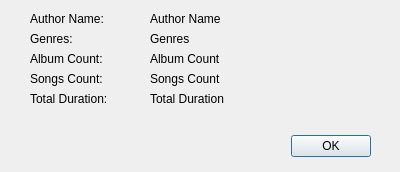
<?xml version="1.0" encoding="UTF-8"?>
<ui version="4.0">
 <class>AuthorDescriber</class>
 <widget class="QDialog" name="AuthorDescriber">
  <property name="geometry">
   <rect>
    <x>0</x>
    <y>0</y>
    <width>400</width>
    <height>172</height>
   </rect>
  </property>
  <property name="windowTitle">
   <string>Author Information</string>
  </property>
  <widget class="QDialogButtonBox" name="buttonBox">
   <property name="geometry">
    <rect>
     <x>30</x>
     <y>130</y>
     <width>341</width>
     <height>32</height>
    </rect>
   </property>
   <property name="orientation">
    <enum>Qt::Horizontal</enum>
   </property>
   <property name="standardButtons">
    <set>QDialogButtonBox::Ok</set>
   </property>
  </widget>
  <widget class="QLabel" name="label">
   <property name="geometry">
    <rect>
     <x>30</x>
     <y>10</y>
     <width>111</width>
     <height>17</height>
    </rect>
   </property>
   <property name="text">
    <string>Author Name:</string>
   </property>
  </widget>
  <widget class="QLabel" name="label_2">
   <property name="geometry">
    <rect>
     <x>30</x>
     <y>30</y>
     <width>111</width>
     <height>17</height>
    </rect>
   </property>
   <property name="text">
    <string>Genres: </string>
   </property>
  </widget>
  <widget class="QLabel" name="label_3">
   <property name="geometry">
    <rect>
     <x>30</x>
     <y>50</y>
     <width>111</width>
     <height>17</height>
    </rect>
   </property>
   <property name="text">
    <string>Album Count:</string>
   </property>
  </widget>
  <widget class="QLabel" name="label_4">
   <property name="geometry">
    <rect>
     <x>30</x>
     <y>70</y>
     <width>111</width>
     <height>17</height>
    </rect>
   </property>
   <property name="text">
    <string>Songs Count:</string>
   </property>
  </widget>
  <widget class="QLabel" name="label_5">
   <property name="geometry">
    <rect>
     <x>30</x>
     <y>90</y>
     <width>111</width>
     <height>17</height>
    </rect>
   </property>
   <property name="text">
    <string>Total Duration: </string>
   </property>
  </widget>
  <widget class="QLabel" name="authorName">
   <property name="geometry">
    <rect>
     <x>150</x>
     <y>10</y>
     <width>241</width>
     <height>17</height>
    </rect>
   </property>
   <property name="text">
    <string>Author Name</string>
   </property>
  </widget>
  <widget class="QLabel" name="genres">
   <property name="geometry">
    <rect>
     <x>150</x>
     <y>30</y>
     <width>241</width>
     <height>17</height>
    </rect>
   </property>
   <property name="text">
    <string>Genres</string>
   </property>
  </widget>
  <widget class="QLabel" name="albumCount">
   <property name="geometry">
    <rect>
     <x>150</x>
     <y>50</y>
     <width>241</width>
     <height>17</height>
    </rect>
   </property>
   <property name="text">
    <string>Album Count</string>
   </property>
  </widget>
  <widget class="QLabel" name="songsCount">
   <property name="geometry">
    <rect>
     <x>150</x>
     <y>70</y>
     <width>231</width>
     <height>17</height>
    </rect>
   </property>
   <property name="text">
    <string>Songs Count</string>
   </property>
  </widget>
  <widget class="QLabel" name="totalDuration">
   <property name="geometry">
    <rect>
     <x>150</x>
     <y>90</y>
     <width>241</width>
     <height>17</height>
    </rect>
   </property>
   <property name="text">
    <string>Total Duration</string>
   </property>
  </widget>
 </widget>
 <resources/>
 <connections>
  <connection>
   <sender>buttonBox</sender>
   <signal>accepted()</signal>
   <receiver>AuthorDescriber</receiver>
   <slot>accept()</slot>
   <hints>
    <hint type="sourcelabel">
     <x>248</x>
     <y>254</y>
    </hint>
    <hint type="destinationlabel">
     <x>157</x>
     <y>274</y>
    </hint>
   </hints>
  </connection>
  <connection>
   <sender>buttonBox</sender>
   <signal>rejected()</signal>
   <receiver>AuthorDescriber</receiver>
   <slot>reject()</slot>
   <hints>
    <hint type="sourcelabel">
     <x>316</x>
     <y>260</y>
    </hint>
    <hint type="destinationlabel">
     <x>286</x>
     <y>274</y>
    </hint>
   </hints>
  </connection>
 </connections>
</ui>
